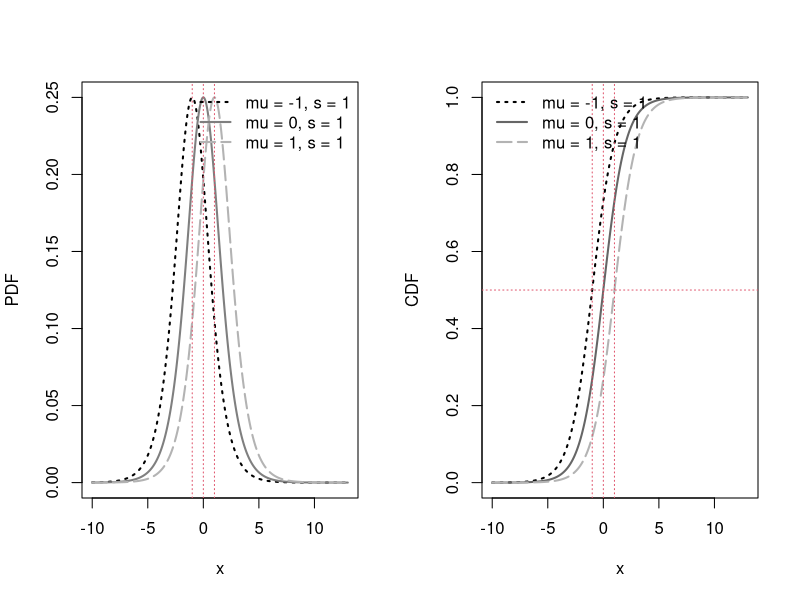
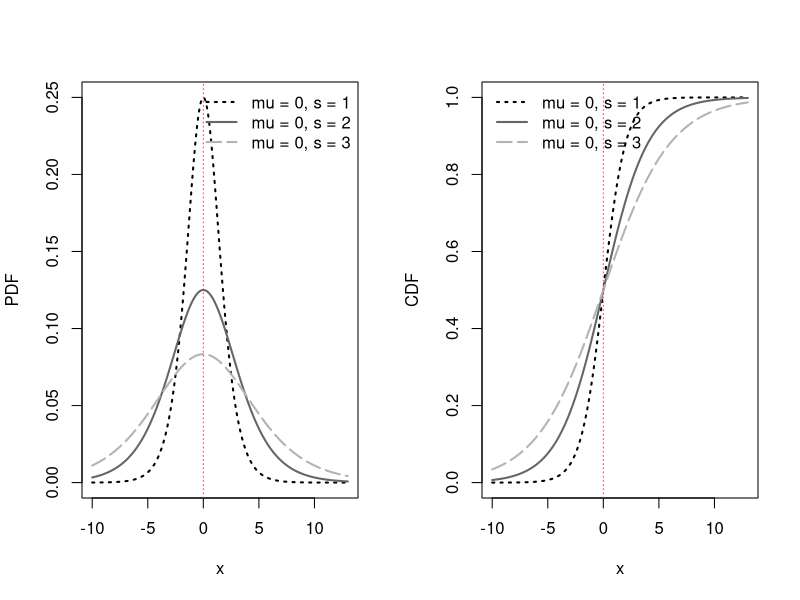

The R script that drew these images, in order:
## ---- chunk 1
knitr::opts_chunk$set(echo = TRUE)
## ---- chunk 2
pdf=function(x,mu,s){
  k=(x-mu)/s
  return(exp(-k)/(s*(1+exp(-k))^2))
}
cdf=function(x,mu,s){
  k=(x-mu)/s
  return(1/(1+exp(-k)))
}
x=seq(-10,13,0.01)
## PDF
layout(matrix(1:2,nrow=1))
plot(x,pdf(x,-1,1),type="l",lty=3,lwd=2,ylab="PDF")
lines(x,pdf(x,0,1),type="l",lty=1,lwd=2,col="gray50")
lines(x,pdf(x,1,1),type="l",lty=5,lwd=2,col="gray70")
abline(v=c(0,1,-1),col=2, lty=3)
legend("topright",c("mu = -1, s = 1","mu = 0, s = 1","mu = 1, s = 1"),
       bty="n",lty=c(3,1,5),col=c("black","gray50","gray70"),lwd=2)
## CDF
plot(x,cdf(x,-1,1),type="l",lty=3,lwd=2,ylab="CDF")
lines(x,cdf(x,0,1),type="l",lty=1,lwd=2,col="gray40")
lines(x,cdf(x,1,1),type="l",lty=5,lwd=2,col="gray70")
abline(h=0.5, v=c(0,1,-1),col=2, lty=3)
legend("topleft",c("mu = -1, s = 1","mu = 0, s = 1","mu = 1, s = 1"),
       bty="n",lty=c(3,1,5),col=c("black","gray40","gray70"),lwd=2)
## ---- chunk 3
## PDF
layout(matrix(1:2,nrow=1))
plot(x,pdf(x,0,1),type="l",lty=3,lwd=2,ylab="PDF")
lines(x,pdf(x,0,2),type="l",lty=1,lwd=2,col="gray40")
lines(x,pdf(x,0,3),type="l",lty=5,lwd=2,col="gray70")
abline(v=0,col=2, lty=3)
legend("topright",c("mu = 0, s = 1","mu = 0, s = 2","mu = 0, s = 3"),
       bty="n",lty=c(3,1,5),col=c("black","gray40","gray70"),lwd=2)
## CDF
plot(x,cdf(x,0,1),type="l",lty=3,lwd=2,ylab="CDF")
lines(x,cdf(x,0,2),type="l",lty=1,lwd=2,col="gray40")
lines(x,cdf(x,0,3),type="l",lty=5,lwd=2,col="gray70")
abline(v=0,col=2, lty=3)
legend("topleft",c("mu = 0, s = 1","mu = 0, s = 2","mu = 0, s = 3"),
       bty="n",lty=c(3,1,5),col=c("black","gray40","gray70"),lwd=2)
